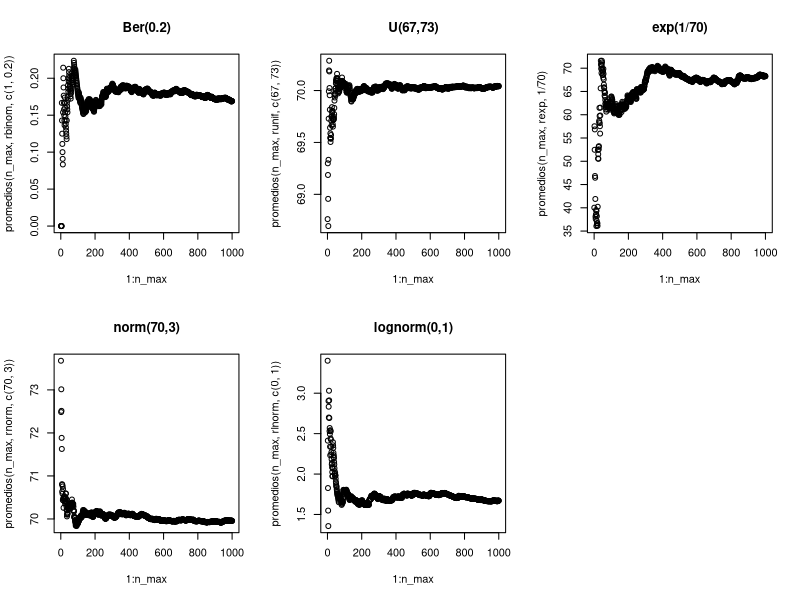
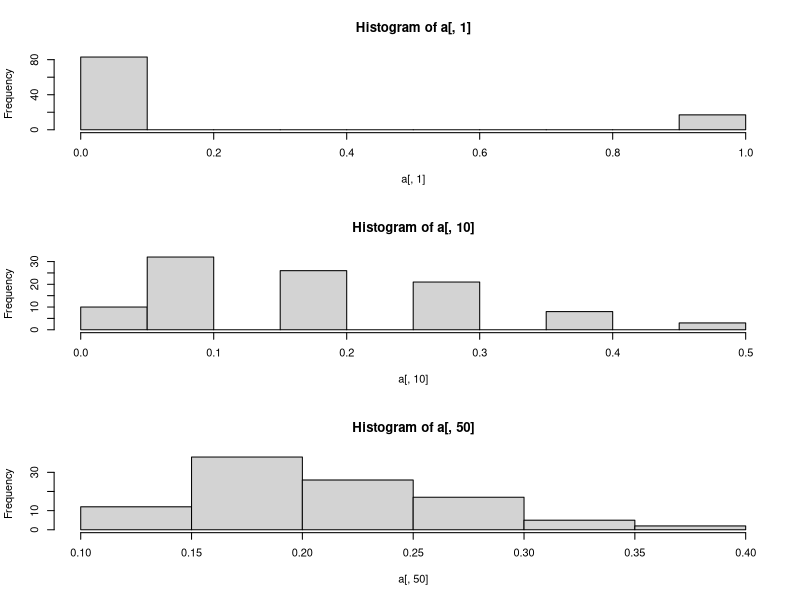
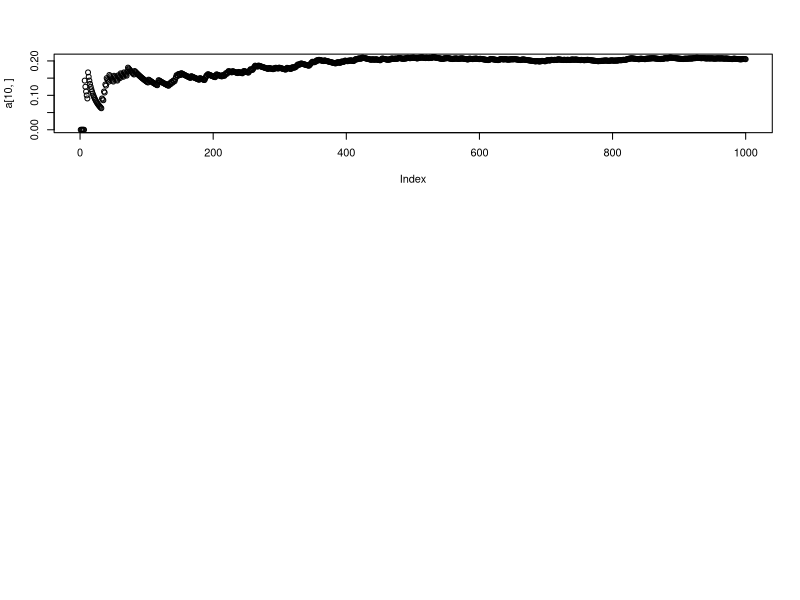

R code for these plots, in order:
#1. Implementar una función llamada promedios(N_infty,distribucion, tita) que tenga por parámetros N_infty, 
# representando la cantidad máxima de datos que se van a generar, una distribución
#con la que generar los datos y un vector tita con los parámetros asociados a la distribución indicada.
# Debe devolver un vector con promedios utilizando 1,2,. . ., N_infty datos generados bajo
#la distribución indicada, de forma tal que cada promedio se obtiene agregando un dato nuevo a
#los ya generados.

promedios <- function(N_infty, distribucion, tita){
  promedios <- c()
  parametros <- as.list(c(N_infty, tita))
  datos <- do.call(distribucion, parametros)
  
  for (n in 1:N_infty){
    promedios <-c(promedios, mean(datos[1:n]))
  }
  promedios
}

muchos_promedios <- function(N_gente, N_infty, distribucion, tita){
  muchos <- array(dim = c(N_gente, N_infty))
  
  for (i in 1:N_gente){
  muchos[i,1:N_infty] <- promedios(N_infty, distribucion, tita)
  }
  muchos
}

n_max <- 1000
dev.off()
par(mfrow=c(2,3))
plot(x = 1:n_max, y = promedios(n_max, rbinom, c(1,0.2)), main = "Ber(0.2)")
plot(x = 1:n_max, y = promedios(n_max, runif, c(67,73)), main = "U(67,73)")
plot(x = 1:n_max, y = promedios(n_max, rexp, 1/70), main = "exp(1/70)")
plot(x = 1:n_max, y = promedios(n_max, rnorm, c(70,3)), main = "norm(70,3)")
plot(x = 1:n_max, y = promedios(n_max, rlnorm, c(0,1)), main = "lognorm(0,1)")



hist_muchos_promedios<- function( filas, N_gente, N_infty, distribucion, tita, main = ""){
  a <- muchos_promedios( N_gente, N_infty, distribucion, tita)
  par(mfrow=c(length(filas),1))
  
  for (fila in filas){
    hist(a[fila,], xlim = c(min(a[filas[1],]),max(a[filas[1],])), main = main)
  }
}



a <- muchos_promedios(100, 1000, rbinom, c(1,0.2))

# Histograma de la columna 10: representando 100 replicaciones del promedio de n = creciendo. 
# Es decir, vemos la distribución de X_raya 
par(mfrow = c(3,1))
hist(a[,1])
hist(a[,10])
hist(a[,50])

# Scatterplot de la fila 10: vemos UNA realización de X_raya para cada n. 
# Es decir, vemos la distribución de X_raya 
plot(a[10,])


